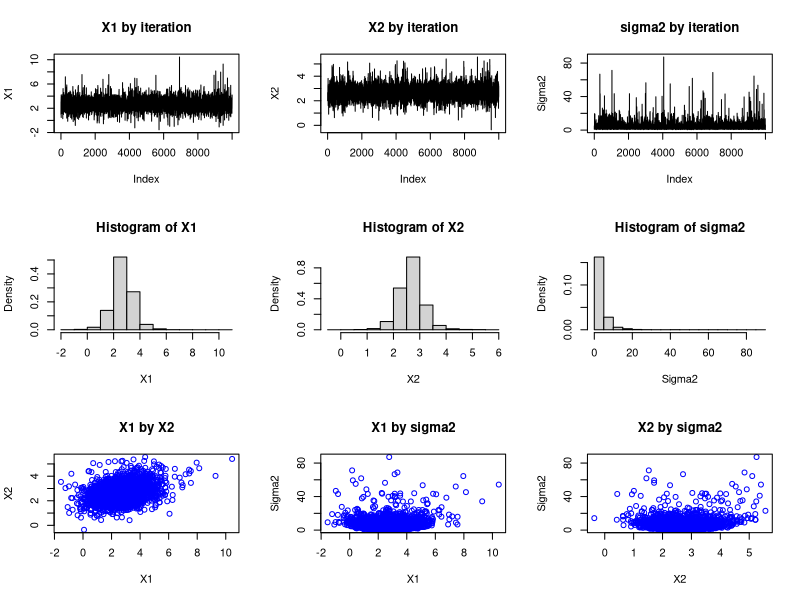

Write the R code that produced this figure.
## ---- chunk 1
xa=0
x3=3.807184
x4=2.688513
x5=2.628231
u=1.074132
v=1.373923
w=1.501105
require("pscl")

###Gibbs Sampling
gibbs=function(n){
  mat=matrix(ncol=3,nrow=n)
  x=1
  y=2
  z=1
  mat[1,]=c(x,y,z)
  for (i in 2:n){
    x=rnorm(1,(0.5047*y+1.3492),sqrt(z/6.6087))
    y=rnorm(1,(0.1750*x+2.1932),sqrt(z/19.0612))
    z=rigamma(1,7/2,(3.3044*x*x+9.5306*y*y-3.3357*x*y-8.9167*x-41.8042*y+73.5465))
    mat[i,]=c(x,y,z)
  }
  mat
}
###Estimate posterior
gibbs(10000)->A
data.frame(X1=A[,1],
           X2=A[,2],
           Sigma2=A[,3])->A

###Display joint distribution by a few samples
A[1:30,]

###Display joint distribution by summary statistics
sumstat=cbind(c(min(A$X1),max(A$X1),mean(A$X1),median(A$X1),sd(A$X1)),
              c(min(A$X2),max(A$X2),mean(A$X2),median(A$X2),sd(A$X2)),
              c(min(A$Sigma2),max(A$Sigma2),mean(A$Sigma2),median(A$Sigma2),sd(A$Sigma2)))
sumstat=data.frame(sumstat,row.names=c("Min","Max","Mean","Median","SD"))
colnames(sumstat)=c("X1","X2","Sigma2")
sumstat

###Display joint distribution by graph
par(mfrow=c(3,3))
plot(A[,1],type="l",main="X1 by iteration",ylab="X1")
plot(A[,2],type="l",main="X2 by iteration",ylab="X2")
plot(A[,3],type="l",main="sigma2 by iteration",ylab="Sigma2")
hist(A[,1],freq=F,main="Histogram of X1",xlab="X1")
hist(A[,2],freq=F,main="Histogram of X2",xlab="X2")
hist(A[,3],freq=F,main="Histogram of sigma2",xlab="Sigma2")
plot(A[,1],A[,2],col="blue",type="p",main="X1 by X2",xlab="X1",ylab="X2")
plot(A[,1],A[,3],col="blue",type="p",main="X1 by sigma2",xlab="X1",ylab="Sigma2")
plot(A[,2],A[,3],col="blue",type="p",main="X2 by sigma2",xlab="X2",ylab="Sigma2")
par(mfrow=c(1,1))
